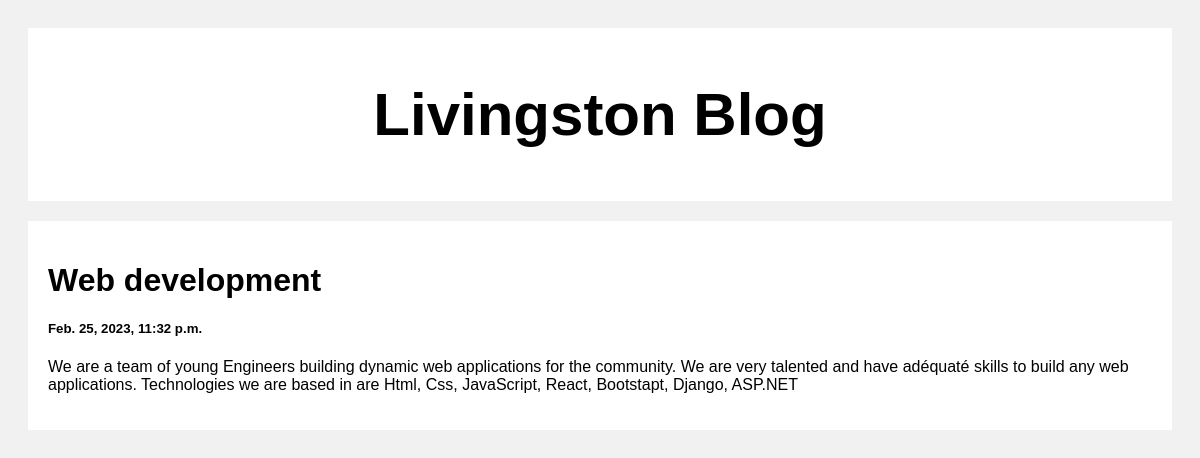
/post/1, run on the app's committed database.
### myapp/models.py (models this page shows)
class Post(models.Model):
    title=models.CharField(max_length=100)
    body=models.CharField(max_length=5000)
    created_at=models.DateTimeField(default= datetime.now, blank=True)

### myapp/views.py (the view)
# urls.py: path('post/<str:pk>', views.post, name='post'),
def post(request, pk):
    posts=Post.objects.get(id=pk)
    return render(request, 'post.html', {'posts': posts})

### templates/post.html (shortened to what this page needs)
<!DOCTYPE html>
<html>
<head>
</head>
<body>
<div class="header">
  <h2>Livingston Blog</h2>
</div>
<div class="row">
  <div class="leftcolumn">
    <div class="card">
        <h1>{{posts.title}}</h1>
        <h5>{{posts.created_at}}</h5>
        <p>{{posts.body}}</p>
    </div>
  </div>
</div>
</body>
</html>

### templates/post.html (style rules this page uses)
* { box-sizing: border-box; }
body { font-family: Arial; padding: 20px; background: #f1f1f1; }
.header { padding: 2px; font-size: 40px; text-align: center; background: white; }
.leftcolumn { float: left; width: 100%; }
.card { background-color: white; padding: 20px; margin-top: 20px; }
.row:after { content: ""; display: table; clear: both; }

### data on the page
Post: title "Web development", created_at "Feb. 25, 2023, 11:32 p.m.", body "We are a team of young Engineers building dynamic web applications for the community. We are very talented and have adéquaté skills to build any web applications. Technologies we are based in are Html, Css, JavaScript, React, Bootstapt, Django, ASP.NET"
